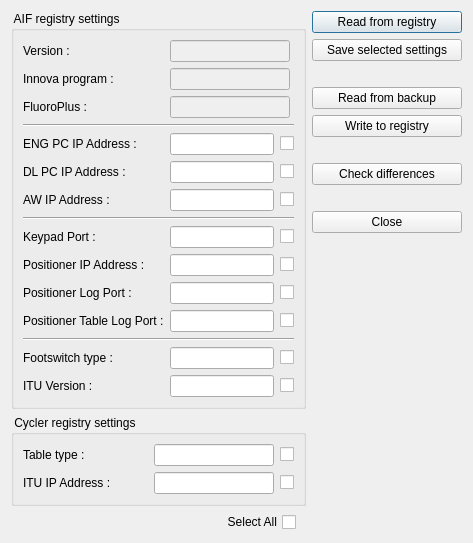
<?xml version="1.0" encoding="UTF-8"?>
<ui version="4.0">
 <class>dlgTestinfraRegistry</class>
 <widget class="QDialog" name="dlgTestinfraRegistry">
  <property name="geometry">
   <rect>
    <x>0</x>
    <y>0</y>
    <width>473</width>
    <height>525</height>
   </rect>
  </property>
  <property name="sizePolicy">
   <sizepolicy hsizetype="Preferred" vsizetype="Minimum">
    <horstretch>0</horstretch>
    <verstretch>0</verstretch>
   </sizepolicy>
  </property>
  <property name="windowTitle">
   <string>Dialog</string>
  </property>
  <layout class="QHBoxLayout" name="horizontalLayout_13">
   <item>
    <layout class="QVBoxLayout" name="verticalLayout_2">
     <item>
      <widget class="QGroupBox" name="gbRegAIF">
       <property name="minimumSize">
        <size>
         <width>0</width>
         <height>0</height>
        </size>
       </property>
       <property name="title">
        <string> AIF registry settings </string>
       </property>
       <layout class="QFormLayout" name="formLayout_3">
        <property name="fieldGrowthPolicy">
         <enum>QFormLayout::AllNonFixedFieldsGrow</enum>
        </property>
        <item row="0" column="0">
         <widget class="QLabel" name="lblAIFVersion">
          <property name="text">
           <string>Version :</string>
          </property>
         </widget>
        </item>
        <item row="0" column="1">
         <widget class="QLineEdit" name="ledAIFVersion">
          <property name="enabled">
           <bool>false</bool>
          </property>
          <property name="minimumSize">
           <size>
            <width>120</width>
            <height>0</height>
           </size>
          </property>
          <property name="maximumSize">
           <size>
            <width>120</width>
            <height>16777215</height>
           </size>
          </property>
         </widget>
        </item>
        <item row="1" column="0">
         <widget class="QLabel" name="lblInnovaProgram">
          <property name="text">
           <string>Innova program :</string>
          </property>
         </widget>
        </item>
        <item row="1" column="1">
         <widget class="QLineEdit" name="ledInnovaProgram">
          <property name="enabled">
           <bool>false</bool>
          </property>
          <property name="minimumSize">
           <size>
            <width>120</width>
            <height>0</height>
           </size>
          </property>
          <property name="maximumSize">
           <size>
            <width>120</width>
            <height>16777215</height>
           </size>
          </property>
         </widget>
        </item>
        <item row="2" column="0">
         <widget class="QLabel" name="lblFluoroPlus">
          <property name="text">
           <string>FluoroPlus :</string>
          </property>
         </widget>
        </item>
        <item row="2" column="1">
         <widget class="QLineEdit" name="ledFluoroPlus">
          <property name="enabled">
           <bool>false</bool>
          </property>
          <property name="minimumSize">
           <size>
            <width>120</width>
            <height>0</height>
           </size>
          </property>
          <property name="maximumSize">
           <size>
            <width>120</width>
            <height>16777215</height>
           </size>
          </property>
         </widget>
        </item>
        <item row="3" column="0" colspan="2">
         <widget class="Line" name="line_2">
          <property name="sizePolicy">
           <sizepolicy hsizetype="Expanding" vsizetype="Fixed">
            <horstretch>0</horstretch>
            <verstretch>0</verstretch>
           </sizepolicy>
          </property>
          <property name="orientation">
           <enum>Qt::Horizontal</enum>
          </property>
         </widget>
        </item>
        <item row="4" column="0">
         <widget class="QLabel" name="lblEngPcIp">
          <property name="text">
           <string>ENG PC IP Address :</string>
          </property>
         </widget>
        </item>
        <item row="4" column="1">
         <layout class="QHBoxLayout" name="horizontalLayout">
          <item>
           <widget class="QLineEdit" name="ledEngPcIp">
            <property name="enabled">
             <bool>true</bool>
            </property>
           </widget>
          </item>
          <item>
           <widget class="QCheckBox" name="chkEngPcIp">
            <property name="text">
             <string/>
            </property>
           </widget>
          </item>
         </layout>
        </item>
        <item row="5" column="0">
         <widget class="QLabel" name="lblDlPcIp">
          <property name="text">
           <string>DL PC IP Address :</string>
          </property>
         </widget>
        </item>
        <item row="5" column="1">
         <layout class="QHBoxLayout" name="horizontalLayout_2">
          <item>
           <widget class="QLineEdit" name="ledDlPcIp">
            <property name="enabled">
             <bool>true</bool>
            </property>
           </widget>
          </item>
          <item>
           <widget class="QCheckBox" name="chkDlPcIp">
            <property name="text">
             <string/>
            </property>
           </widget>
          </item>
         </layout>
        </item>
        <item row="6" column="0">
         <widget class="QLabel" name="lblAwHostIp">
          <property name="text">
           <string>AW IP Address :</string>
          </property>
         </widget>
        </item>
        <item row="6" column="1">
         <layout class="QHBoxLayout" name="horizontalLayout_3">
          <item>
           <widget class="QLineEdit" name="ledAwHostIp">
            <property name="enabled">
             <bool>true</bool>
            </property>
           </widget>
          </item>
          <item>
           <widget class="QCheckBox" name="chkAwHostIp">
            <property name="text">
             <string/>
            </property>
           </widget>
          </item>
         </layout>
        </item>
        <item row="8" column="0">
         <widget class="QLabel" name="lblKeypadPort">
          <property name="text">
           <string>Keypad Port :</string>
          </property>
         </widget>
        </item>
        <item row="8" column="1">
         <layout class="QHBoxLayout" name="horizontalLayout_4">
          <item>
           <widget class="QLineEdit" name="ledKeypadPort">
            <property name="enabled">
             <bool>true</bool>
            </property>
           </widget>
          </item>
          <item>
           <widget class="QCheckBox" name="chkKeypadPort">
            <property name="text">
             <string/>
            </property>
           </widget>
          </item>
         </layout>
        </item>
        <item row="9" column="0">
         <widget class="QLabel" name="lblPosIp">
          <property name="text">
           <string>Positioner IP Address :</string>
          </property>
         </widget>
        </item>
        <item row="9" column="1">
         <layout class="QHBoxLayout" name="horizontalLayout_5">
          <item>
           <widget class="QLineEdit" name="ledPosIp">
            <property name="enabled">
             <bool>true</bool>
            </property>
           </widget>
          </item>
          <item>
           <widget class="QCheckBox" name="chkPosIp">
            <property name="text">
             <string/>
            </property>
           </widget>
          </item>
         </layout>
        </item>
        <item row="10" column="0">
         <widget class="QLabel" name="lblPosLogPort">
          <property name="text">
           <string>Positioner Log Port :</string>
          </property>
         </widget>
        </item>
        <item row="10" column="1">
         <layout class="QHBoxLayout" name="horizontalLayout_6">
          <item>
           <widget class="QLineEdit" name="ledPosLogPort">
            <property name="enabled">
             <bool>true</bool>
            </property>
           </widget>
          </item>
          <item>
           <widget class="QCheckBox" name="chkPosLogPort">
            <property name="text">
             <string/>
            </property>
           </widget>
          </item>
         </layout>
        </item>
        <item row="11" column="0">
         <widget class="QLabel" name="lblPosTableLogPort">
          <property name="text">
           <string>Positioner Table Log Port :</string>
          </property>
         </widget>
        </item>
        <item row="11" column="1">
         <layout class="QHBoxLayout" name="horizontalLayout_7">
          <item>
           <widget class="QLineEdit" name="ledPosTableLogPort">
            <property name="enabled">
             <bool>true</bool>
            </property>
           </widget>
          </item>
          <item>
           <widget class="QCheckBox" name="chkPosTableLogPort">
            <property name="text">
             <string/>
            </property>
           </widget>
          </item>
         </layout>
        </item>
        <item row="13" column="0">
         <widget class="QLabel" name="lblFootSwitchType">
          <property name="text">
           <string>Footswitch type :</string>
          </property>
         </widget>
        </item>
        <item row="13" column="1">
         <layout class="QHBoxLayout" name="horizontalLayout_8">
          <item>
           <widget class="QLineEdit" name="ledFootSwitchType"/>
          </item>
          <item>
           <widget class="QCheckBox" name="chkFootSwitchType">
            <property name="text">
             <string/>
            </property>
           </widget>
          </item>
         </layout>
        </item>
        <item row="14" column="0">
         <widget class="QLabel" name="lblITUVersion">
          <property name="text">
           <string>ITU Version :</string>
          </property>
         </widget>
        </item>
        <item row="14" column="1">
         <layout class="QHBoxLayout" name="horizontalLayout_9">
          <item>
           <widget class="QLineEdit" name="ledITUVersion"/>
          </item>
          <item>
           <widget class="QCheckBox" name="chkITUVersion">
            <property name="text">
             <string/>
            </property>
           </widget>
          </item>
         </layout>
        </item>
        <item row="7" column="0" colspan="2">
         <widget class="Line" name="line">
          <property name="sizePolicy">
           <sizepolicy hsizetype="Expanding" vsizetype="Fixed">
            <horstretch>0</horstretch>
            <verstretch>0</verstretch>
           </sizepolicy>
          </property>
          <property name="orientation">
           <enum>Qt::Horizontal</enum>
          </property>
         </widget>
        </item>
        <item row="12" column="0" colspan="2">
         <widget class="Line" name="line_3">
          <property name="sizePolicy">
           <sizepolicy hsizetype="Expanding" vsizetype="Fixed">
            <horstretch>0</horstretch>
            <verstretch>0</verstretch>
           </sizepolicy>
          </property>
          <property name="orientation">
           <enum>Qt::Horizontal</enum>
          </property>
         </widget>
        </item>
       </layout>
      </widget>
     </item>
     <item>
      <widget class="QGroupBox" name="gbRegCycler">
       <property name="title">
        <string> Cycler registry settings </string>
       </property>
       <layout class="QFormLayout" name="formLayout_2">
        <property name="fieldGrowthPolicy">
         <enum>QFormLayout::AllNonFixedFieldsGrow</enum>
        </property>
        <item row="0" column="0">
         <widget class="QLabel" name="lblTableType">
          <property name="minimumSize">
           <size>
            <width>125</width>
            <height>0</height>
           </size>
          </property>
          <property name="text">
           <string>Table type :</string>
          </property>
         </widget>
        </item>
        <item row="0" column="1">
         <layout class="QHBoxLayout" name="horizontalLayout_10">
          <item>
           <widget class="QLineEdit" name="ledTableType"/>
          </item>
          <item>
           <widget class="QCheckBox" name="chkTableType">
            <property name="text">
             <string/>
            </property>
           </widget>
          </item>
         </layout>
        </item>
        <item row="1" column="0">
         <widget class="QLabel" name="lblItuIp">
          <property name="text">
           <string>ITU IP Address :</string>
          </property>
         </widget>
        </item>
        <item row="1" column="1">
         <layout class="QHBoxLayout" name="horizontalLayout_11">
          <item>
           <widget class="QLineEdit" name="ledItuIp">
            <property name="enabled">
             <bool>true</bool>
            </property>
           </widget>
          </item>
          <item>
           <widget class="QCheckBox" name="chkItuIp">
            <property name="text">
             <string/>
            </property>
           </widget>
          </item>
         </layout>
        </item>
       </layout>
      </widget>
     </item>
     <item>
      <layout class="QHBoxLayout" name="horizontalLayout_12">
       <item>
        <spacer name="horizontalSpacer">
         <property name="orientation">
          <enum>Qt::Horizontal</enum>
         </property>
         <property name="sizeHint" stdset="0">
          <size>
           <width>40</width>
           <height>20</height>
          </size>
         </property>
        </spacer>
       </item>
       <item>
        <widget class="QCheckBox" name="chkSelectAll">
         <property name="layoutDirection">
          <enum>Qt::RightToLeft</enum>
         </property>
         <property name="text">
          <string>Select All</string>
         </property>
        </widget>
       </item>
       <item>
        <spacer name="horizontalSpacer_12">
         <property name="orientation">
          <enum>Qt::Horizontal</enum>
         </property>
         <property name="sizeType">
          <enum>QSizePolicy::Fixed</enum>
         </property>
         <property name="sizeHint" stdset="0">
          <size>
           <width>10</width>
           <height>20</height>
          </size>
         </property>
        </spacer>
       </item>
      </layout>
     </item>
    </layout>
   </item>
   <item>
    <layout class="QVBoxLayout" name="verticalLayout">
     <item>
      <layout class="QVBoxLayout" name="verticalLayout_3">
       <item>
        <widget class="QPushButton" name="pbReadFromRegistry">
         <property name="minimumSize">
          <size>
           <width>130</width>
           <height>0</height>
          </size>
         </property>
         <property name="text">
          <string>Read from registry</string>
         </property>
         <property name="icon">
          <iconset resource="vtitestmanager.qrc">
           <normaloff>:/images/regedit.png</normaloff>:/images/regedit.png</iconset>
         </property>
         <property name="iconSize">
          <size>
           <width>20</width>
           <height>20</height>
          </size>
         </property>
        </widget>
       </item>
       <item>
        <widget class="QPushButton" name="pbSaveToIni">
         <property name="minimumSize">
          <size>
           <width>150</width>
           <height>0</height>
          </size>
         </property>
         <property name="text">
          <string>Save selected settings</string>
         </property>
         <property name="icon">
          <iconset resource="vtitestmanager.qrc">
           <normaloff>:/images/save.png</normaloff>:/images/save.png</iconset>
         </property>
         <property name="iconSize">
          <size>
           <width>20</width>
           <height>20</height>
          </size>
         </property>
        </widget>
       </item>
       <item>
        <spacer name="verticalSpacer_3">
         <property name="orientation">
          <enum>Qt::Vertical</enum>
         </property>
         <property name="sizeType">
          <enum>QSizePolicy::Fixed</enum>
         </property>
         <property name="sizeHint" stdset="0">
          <size>
           <width>20</width>
           <height>20</height>
          </size>
         </property>
        </spacer>
       </item>
       <item>
        <widget class="QPushButton" name="rbReadSavedSettings">
         <property name="minimumSize">
          <size>
           <width>130</width>
           <height>0</height>
          </size>
         </property>
         <property name="text">
          <string>Read from backup</string>
         </property>
         <property name="icon">
          <iconset resource="vtitestmanager.qrc">
           <normaloff>:/images/import.png</normaloff>:/images/import.png</iconset>
         </property>
         <property name="iconSize">
          <size>
           <width>20</width>
           <height>20</height>
          </size>
         </property>
        </widget>
       </item>
       <item>
        <widget class="QPushButton" name="pbWriteToRegistry">
         <property name="minimumSize">
          <size>
           <width>150</width>
           <height>0</height>
          </size>
         </property>
         <property name="text">
          <string>Write to registry</string>
         </property>
         <property name="icon">
          <iconset resource="vtitestmanager.qrc">
           <normaloff>:/images/regedit.png</normaloff>:/images/regedit.png</iconset>
         </property>
         <property name="iconSize">
          <size>
           <width>20</width>
           <height>20</height>
          </size>
         </property>
        </widget>
       </item>
       <item>
        <spacer name="verticalSpacer_4">
         <property name="orientation">
          <enum>Qt::Vertical</enum>
         </property>
         <property name="sizeType">
          <enum>QSizePolicy::Fixed</enum>
         </property>
         <property name="sizeHint" stdset="0">
          <size>
           <width>20</width>
           <height>20</height>
          </size>
         </property>
        </spacer>
       </item>
       <item>
        <widget class="QPushButton" name="pbCheckDifference">
         <property name="minimumSize">
          <size>
           <width>130</width>
           <height>0</height>
          </size>
         </property>
         <property name="text">
          <string>Check differences</string>
         </property>
         <property name="icon">
          <iconset resource="vtitestmanager.qrc">
           <normaloff>:/images/search.png</normaloff>:/images/search.png</iconset>
         </property>
         <property name="iconSize">
          <size>
           <width>20</width>
           <height>20</height>
          </size>
         </property>
        </widget>
       </item>
       <item>
        <spacer name="verticalSpacer">
         <property name="orientation">
          <enum>Qt::Vertical</enum>
         </property>
         <property name="sizeType">
          <enum>QSizePolicy::Fixed</enum>
         </property>
         <property name="sizeHint" stdset="0">
          <size>
           <width>20</width>
           <height>20</height>
          </size>
         </property>
        </spacer>
       </item>
       <item>
        <widget class="QPushButton" name="pbClose">
         <property name="minimumSize">
          <size>
           <width>130</width>
           <height>0</height>
          </size>
         </property>
         <property name="text">
          <string>Close</string>
         </property>
         <property name="icon">
          <iconset resource="vtitestmanager.qrc">
           <normaloff>:/images/close.png</normaloff>:/images/close.png</iconset>
         </property>
         <property name="iconSize">
          <size>
           <width>20</width>
           <height>20</height>
          </size>
         </property>
        </widget>
       </item>
      </layout>
     </item>
     <item>
      <spacer name="verticalSpacer_2">
       <property name="orientation">
        <enum>Qt::Vertical</enum>
       </property>
       <property name="sizeHint" stdset="0">
        <size>
         <width>20</width>
         <height>40</height>
        </size>
       </property>
      </spacer>
     </item>
    </layout>
   </item>
  </layout>
 </widget>
 <resources>
  <include location="vtitestmanager.qrc"/>
 </resources>
 <connections>
  <connection>
   <sender>pbClose</sender>
   <signal>clicked()</signal>
   <receiver>dlgTestinfraRegistry</receiver>
   <slot>close()</slot>
   <hints>
    <hint type="sourcelabel">
     <x>389</x>
     <y>165</y>
    </hint>
    <hint type="destinationlabel">
     <x>235</x>
     <y>249</y>
    </hint>
   </hints>
  </connection>
 </connections>
</ui>
